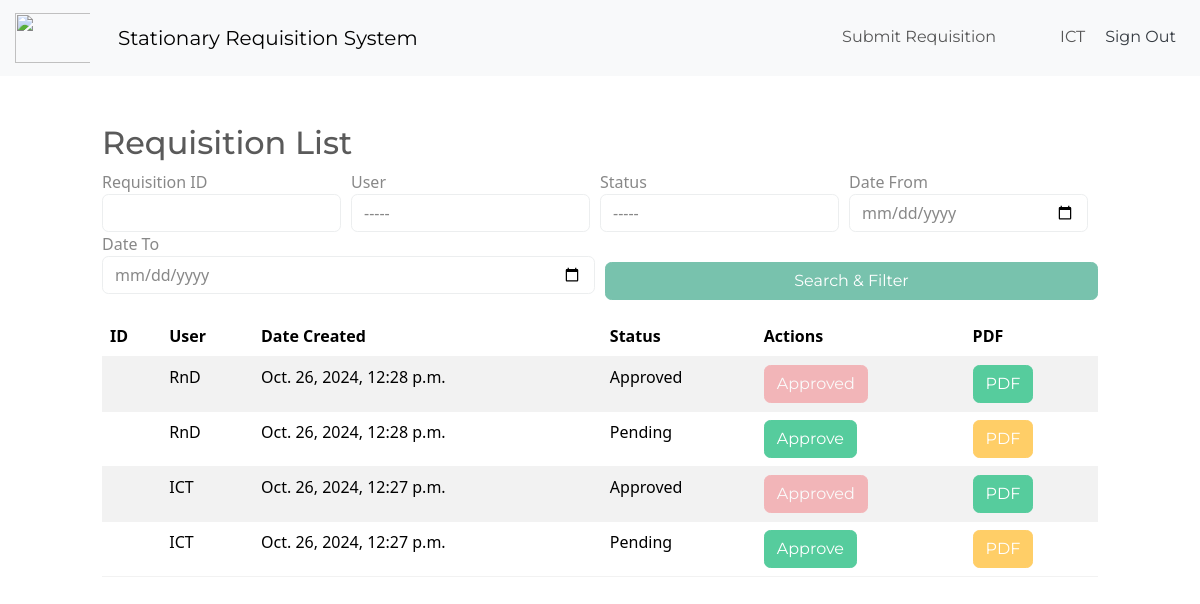
Before: /requisition_list/ (signed in) with the older database file.
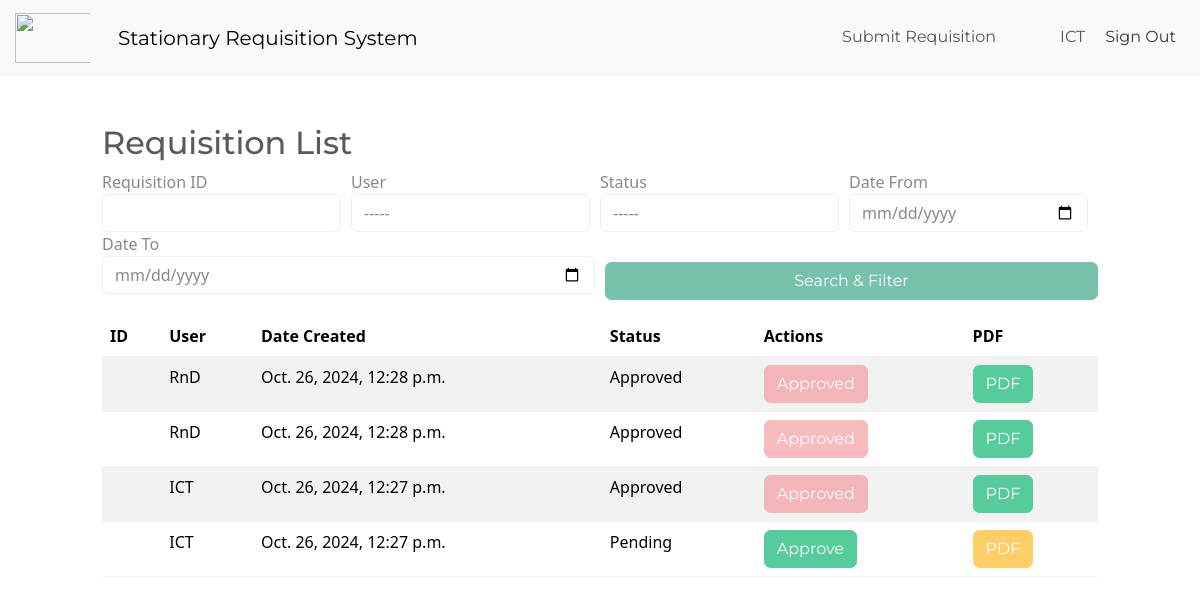
After: the same page with the newer database file.
### inventory/models.py (models this page shows, shortened)
class Requisition(models.Model):
    STATUS_CHOICES = (
        ('Pending', 'Pending'),
        ('Approved', 'Approved'),
        ('Rejected', 'Rejected'),
    )
    user = models.ForeignKey(User, on_delete=models.CASCADE)
    date_created = models.DateField(auto_now_add=True)
    status = models.CharField(max_length=10, choices=STATUS_CHOICES, default='Pending')
    requisition_id = models.CharField(max_length=20, unique=True, editable=False, blank=True)  # New field

### inventory/views.py (the view)
# urls.py: path('requisition_list/', RequisitionListView.as_view(), name='requisition_list'),
class RequisitionListView(LoginRequiredMixin, View):
    def get(self, request):
        requisitions = Requisition.objects.all().order_by('-date_created')
        requisition_id = request.GET.get('requisition_id')
        if requisition_id:
            requisitions = requisitions.filter(requisition_id=requisition_id)
        user_id = request.GET.get('user')
        if user_id:
            requisitions = requisitions.filter(user_id=user_id)
        status = request.GET.get('status')
        if status:
            requisitions = requisitions.filter(status=status)
        date_from = request.GET.get('date_from')
        date_to = request.GET.get('date_to')
        if date_from and date_to:
            requisitions = requisitions.filter(date_created__range=[date_from, date_to])
        users = User.objects.all().exclude(is_staff=True)  # Exclude staff users
        return render(request, 'admin/requisition_list.html', {
            'requisitions': requisitions,
            'users': users,
        })

### inventory/templates/admin/requisition_list.html (shortened to what this page needs)
{% extends 'auth/base.html' %}
{% block content %}
<div class="row">
    <div class="col-md-10 col-12 mx-auto mt-5">
        <h2>Requisition List</h2>
        <form method="GET" class="mb-3" style="display: flex; flex-wrap: wrap;">
            <div class="form-group" style="flex: 1; min-width: 200px; margin-right: 10px;">
                <label for="requisition_id">Requisition ID</label>
                <input type="text" id="requisition_id" name="requisition_id" class="form-control" placeholder="" value="{{ request.GET.requisition_id }}">
            </div>
            <div class="form-group" style="flex: 1; min-width: 200px; margin-right: 10px;">
                <label for="user">User</label>
                <select id="user" name="user" class="form-control">
                    <option value="">-----</option>
                </select>
            </div>
            <div class="form-group" style="flex: 1; min-width: 200px; margin-right: 10px;">
                <label for="status">Status</label>
                <select id="status" name="status" class="form-control">
                    <option value="">-----</option>
                </select>
            </div>
            <div class="form-group" style="flex: 1; min-width: 200px; margin-right: 10px;">
                <label for="date_from">Date From</label>
                <input type="date" id="date_from" name="date_from" class="form-control" value="{{ request.GET.date_from }}">
            </div>
            <div class="form-group" style="flex: 1; min-width: 200px; margin-right: 10px;">
                <label for="date_to">Date To</label>
                <input type="date" id="date_to" name="date_to" class="form-control" value="{{ request.GET.date_to }}">
            </div>
            <div class="form-group" style="flex: 1; min-width: 200px; margin-top: 30px;">
                <button type="submit" class="btn btn-primary" style="width: 100%;">Search & Filter</button>
            </div>
        </form>
        <table class="table table-hover table-striped">
            <thead>
                <tr>
                    <th scope="col">ID</th>
                    <th scope="col">User</th>
                    <th scope="col">Date Created</th>
                    <th scope="col">Status</th>
                    <th scope="col">Actions</th>
                    <th scope="col">PDF</th>
                </tr>
            </thead>
            <tbody>
                {% for requisition in requisitions %}
                <tr>
                    <th scope="row">{{ requisition.requisition_id }}</th>
                    <td>{{ requisition.user.username }}</td>
                    <td>{{ requisition.date_created }}</td>
                    <td>{{ requisition.status }}</td>
                    <td>
                        {% if requisition.status not in "Approved,Rejected" %}
                            <a href="{% url 'approve_requisition' requisition.id %}" class="btn btn-success">Approve</a>
                        {% else %}
                            <button class="btn btn-secondary" disabled>Approved</button>
                        {% endif %}
                    </td>
                    <td>
                        {% if requisition.status == 'Approved' %}
                            <a href="{% url 'requisition_pdf' requisition.id %}" class="btn btn-success">PDF</a>
                        {% else %}
                            <a href="{% url 'requisition_pdf' requisition.id %}" class="btn btn-warning">PDF</a>
                        {% endif %}
                    </td>
                </tr>
                {% endfor %}
            </tbody>
        </table>
    </div>
</div>
{% endblock %}

Changed rows visible on the page:
changed Requisition (number 2 of 4 on the later page): status "Pending" → "Approved"; status "Approve" → "Approved"
